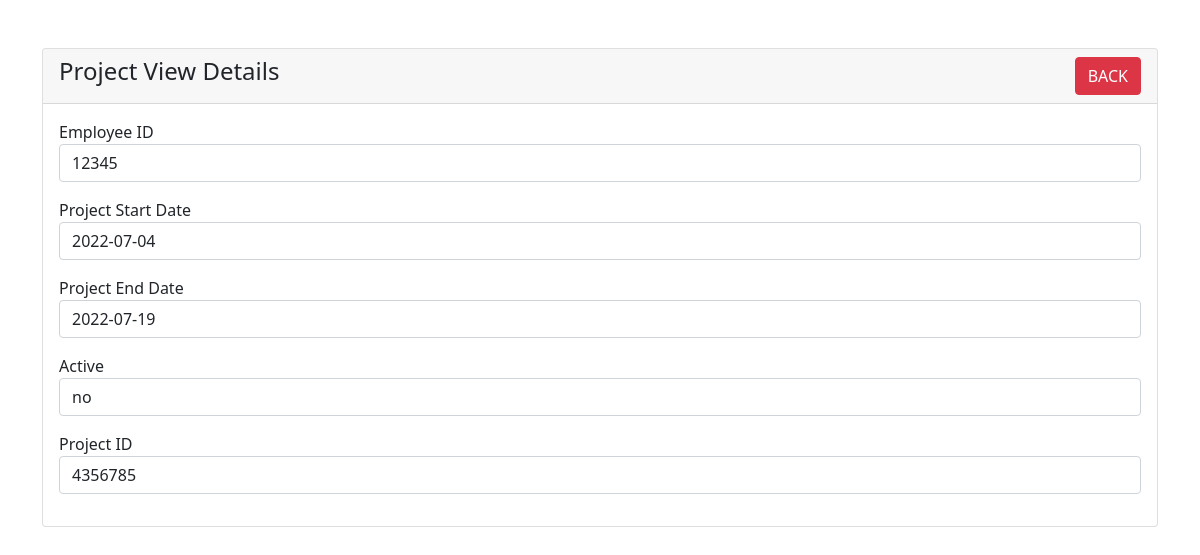
/project-view.php?id=12345, run on the app's committed database.
### tables this page shows
CREATE TABLE `project_works_on` (
  `id` int(10) NOT NULL,
  `start_date` date DEFAULT NULL,
  `end_date` date DEFAULT NULL,
  `active` varchar(3) DEFAULT NULL,
  `project_id` bigint(10) DEFAULT NULL
);

### project-view.php (the view, shortened to what this page needs)
<?php
require 'connect.php';
?>
<!doctype html>
<html lang="en">
  <head>
    <link href="https://cdn.jsdelivr.net/npm/bootstrap@5.1.3/dist/css/bootstrap.min.css" rel="stylesheet">
</head>
<body>
    <div class="container mt-5">
        <div class="row">
            <div class="col-md-12">
                <div class="card">
                    <div class="card-header">
                        <h4>Project View Details
                            <a href="project_works_on.php" class="btn btn-danger float-end">BACK</a>
                        </h4>
                    </div>
                    <div class="card-body">
                        <?php
                        if(isset($_GET['id']))
                        {
                            $employee_id = mysqli_real_escape_string($con, $_GET['id']);
                            $query = "SELECT * FROM project_works_on WHERE id='$employee_id' ";
                            $query_run = mysqli_query($con, $query);
                            if(mysqli_num_rows($query_run) > 0)
                            {
                                $project_works_on = mysqli_fetch_array($query_run);
                                ?>
                                    <div class="mb-3">
                                        <label>Employee ID</label>
                                        <p class="form-control">
                                            <?=$project_works_on['id'];?>
                                        </p>
                                    </div>
                                    <div class="mb-3">
                                        <label>Project Start Date</label>
                                        <p class="form-control">
                                            <?=$project_works_on['start_date'];?>
                                        </p>
                                    </div>
                                    <div class="mb-3">
                                        <label>Project End Date</label>
                                        <p class="form-control">
                                            <?=$project_works_on['end_date'];?>
                                        </p>
                                    </div>
                                    <div class="mb-3">
                                        <label>Active</label>
                                        <p class="form-control">
                                            <?=$project_works_on['active'];?>
                                        </p>
                                    </div>
                                    <div class="mb-3">
                                        <label>Project ID</label>
                                        <p class="form-control">
                                            <?=$project_works_on['project_id'];?>
                                        </p>
                                    </div>
                                <?php
                            }
                            else
                            {
                                echo "<h4>No Such Id Found</h4>";
                            }
                        }
                        ?>
                    </div>
                </div>
            </div>
        </div>
    </div>
</body>
</html>

### data on the page
project_works_on: id "12345", start_date "2022-07-04", end_date "2022-07-19", active "no", project "4356785"
